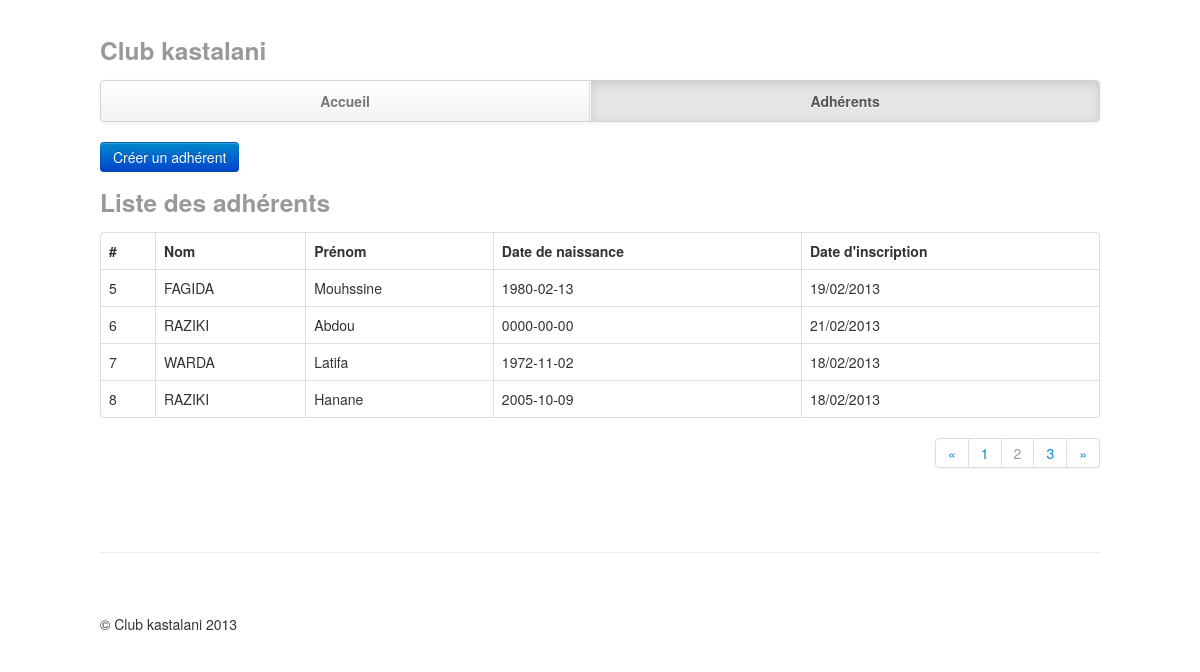
/adherents.php?pg=2 (signed in), run on the app's committed database.
### tables this page shows
CREATE TABLE `adherent` (
  `id_mbr` int(100) NOT NULL AUTO_INCREMENT,
  `nom` varchar(100) NOT NULL,
  `prenom` varchar(100) NOT NULL,
  `categorie` varchar(100) NOT NULL,
  `date_naiss` date NOT NULL,
  `cin` varchar(100) NOT NULL,
  `profession` varchar(100) NOT NULL,
  `adresse` varchar(500) NOT NULL,
  `ville` varchar(100) NOT NULL,
  `telephone` varchar(100) NOT NULL,
  `email` varchar(255) NOT NULL,
  `date_insc` varchar(100) NOT NULL,
  `observation` varchar(1000) NOT NULL,
  `nom_photo` varchar(255) NOT NULL,
  `nom_cin_recto` varchar(255) NOT NULL,
  `nom_cin_verso` varchar(255) NOT NULL,
  `conseiller` varchar(100) NOT NULL,
  PRIMARY KEY (`id_mbr`)
);

### classes/Http.php (called while the page is built, shortened)
<?php
class Http
{
    private static $instance;
    public static function getInstance()
    {
        if (!isset(self::$instance)) {
            self::$instance = new self;
        }
        return self::$instance;
    }
    public function get($name, $default = null)
    {
        if (isset($_GET[$name])) {
            return $_GET[$name];
        } elseif (isset($_POST[$name])) {
            return $_POST[$name];
        } elseif (isset($_COOKIE[$name])) {
            return $_COOKIE[$name];
        } elseif (isset($_ENV[$name])) {
            return $_ENV[$name];
        } elseif (isset($_SERVER[$name])) {
            return $_SERVER[$name];
        }
        return $default;
    }
    public function getCurrentUrl($append = array(), $remove = array())
    {
        $baseURI  = $this->get('PHP_SELF');
        $querySTR = $this->get('QUERY_STRING');
        $output = null;
        parse_str($querySTR, $output);
        foreach ($remove as $key) {
            unset($output[$key]);
        }
        $querySTR2 = http_build_query(array_merge($output, $append));
        if ($querySTR2) {
            $baseURI .= '?' . $querySTR2;
        }
        return $baseURI;
    }
}

### classes/Config.php (called while the page is built, shortened)
<?php
class Config
{
    private $dbName = DB_NAME;
    private $dbPassword = DB_PASSWORD;
    private $dbUsername = DB_USERNAME;
    private $dbServer = DB_SERVER;
    private $perPage = PAGER_PER_PAGE;
    private $pageName = PAGE_NAME;
    private static $instance;
    public static function getInstance()
    {
        if (!isset(self::$instance)) {
            self::$instance = new self;
        }
        return self::$instance;
    }
    public function getDbName()
    {
        return $this->dbName;
    }
    public function getDbPassword()
    {
        return $this->dbPassword;
    }
    public function getDbUsername()
    {
        return $this->dbUsername;
    }
    public function getDbServer()
    {
        return $this->dbServer;
    }
    public function getPerPage()
    {
        return $this->perPage;
    }
    public function getPageName()
    {
        return $this->pageName;
    }
}

### classes/Pager.php (called while the page is built, shortened)
<?php
class Pager
{
    private $sql;
    private $perPage;
    private $currPage;
    private static $instance;
    function __construct()
    {
        $this->currPage = Http::getInstance()->get(Config::getInstance()->getPageName(), 1);
        $this->perPage  = Config::getInstance()->getPerPage();
    }
    public static function getInstance()
    {
        if (!isset(self::$instance)) {
            self::$instance = new self;
        }
        return self::$instance;
    }
    public function setSQL($sql)
    {
        $this->sql = $sql;
    }
    public function getPagerSQL()
    {
        $pagerSql = str_replace('SELECT ', 'SELECT SQL_CALC_FOUND_ROWS ', $this->sql);
        $offset = ($this->currPage - 1) * $this->perPage;
        $pagerSqlWithLimit = sprintf('%s LIMIT %d, %d', $pagerSql, $offset, $this->perPage);
        return $pagerSqlWithLimit;
    }
    public function getItems()
    {
        $this->items      = DB::getInstance()->query($this->getPagerSql());
        $this->countItems = DB::getInstance()->query('SELECT FOUND_ROWS() as count')->fetchColumn(0);
        return $this->items;
    }
}

### classes/DB.php (called while the page is built, shortened)
<?php
class DB
{
    private static $instance;
    private $db;
    public function __construct()
    {
        $config = Config::getInstance();
        $dsn = sprintf('mysql:dbname=%s;host=%s', $config->getDbName(), $config->getDbServer());
        $this->db = new PDO($dsn, $config->getDbUsername(), $config->getDbPassword(), array(PDO::MYSQL_ATTR_INIT_COMMAND => 'SET NAMES \'UTF8\''));
    }
    public static function getInstance()
    {
        if (!isset(self::$instance)) {
            self::$instance = new self;
        }
        return self::$instance;
    }
    public function query($sql)
    {
        return $this->db->query($sql);
    }
}

### views/_adherents_list.php (the view, shortened to what this page needs)
    <?php include './views/_menu.php'; ?>
      <div class="row-fluid">
            <a href="<?php echo Http::getInstance()->getCurrentUrl(array('action' => 'new'), array('action', Config::getInstance()->getPageName())) ?>" class="btn btn-primary">
                Créer un adhérent
            </a>
            <h3 class="muted">Liste des adhérents</h3>
            <table class="table table-bordered">
              <thead>
                <tr>
                  <th>#</th>
                  <th>Nom</th>
                  <th>Prénom</th>
                  <th>Date de naissance</th>
                  <th>Date d'inscription</th>
                </tr>
              </thead>
              <tbody>
                <?php foreach ($pager->getItems() as $adherent): ?>
                <tr>
                  <td><?php echo $adherent['id_mbr']; ?></td>
                  <td><?php echo $adherent['nom']; ?></td>
                  <td><?php echo $adherent['prenom']; ?></td>
                  <td><?php echo $adherent['date_naiss']; ?></td>
                  <td><?php echo $adherent['date_insc']; ?></td>
                </tr>
                <?php endforeach; ?>
              </tbody>
            </table>
            <?php include './views/_pagination.php'; ?>
      </div>
      <?php include './views/_footer.php'; ?>
<?php include '_template.php'; ?>

### views/_style.php (style rules this page uses)
body { padding-top: 20px; padding-bottom: 60px; }

### data on the page
adherent: id_mbr "5", nom "FAGIDA", prenom "Mouhssine", date_naiss "1980-02-13", date_insc "19/02/2013"
adherent: id_mbr "6", nom "RAZIKI", prenom "Abdou", date_naiss "0000-00-00", date_insc "21/02/2013"
adherent: id_mbr "7", nom "WARDA", prenom "Latifa", date_naiss "1972-11-02", date_insc "18/02/2013"
adherent: id_mbr "8", nom "RAZIKI", prenom "Hanane", date_naiss "2005-10-09", date_insc "18/02/2013"
